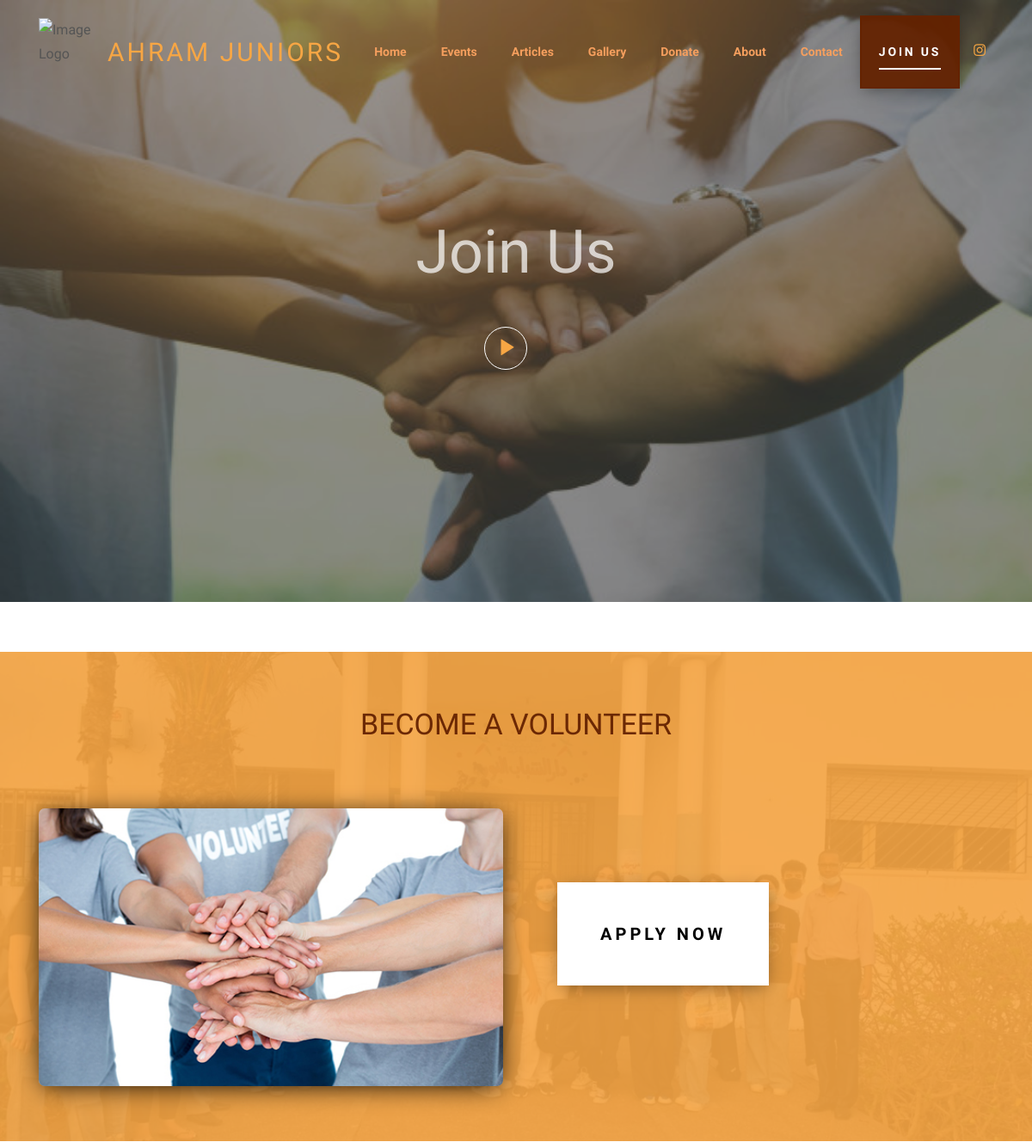
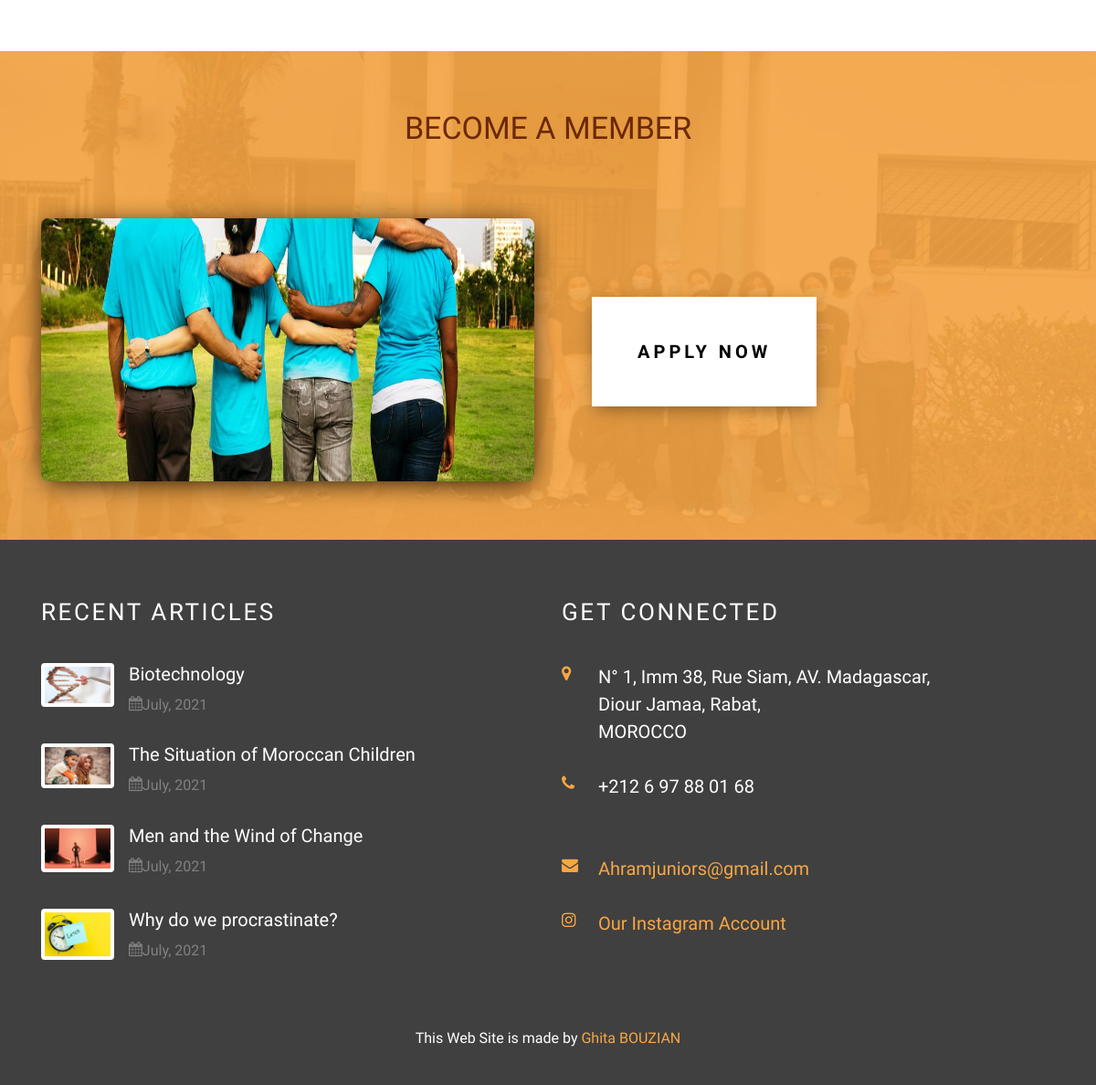
The app's page /join/ with its own data (2 pictures, top to bottom).
### article/models.py (models this page shows, shortened)
class Article(models.Model):
    titre = models.CharField(max_length=200)
    image = models.ImageField(upload_to='article/image/', null=True, blank=True)
    date = models.CharField(max_length=200, blank=True)
    document = models.FileField(upload_to='article/doc', null=True, blank=True)

### join_donate/views.py (the view)
# urls.py: path('join/', views.detailjoin, name='join'),
def detailjoin(request):
    recent = Article.objects.order_by('-id')[:4]
    context = {'recent': recent}
    return render(request, 'join.html', context=context)

### templates/join.html (shortened to what this page needs)
{% load static %}
<!DOCTYPE html>
<html lang="en">
<head>
  <link href="{% static 'css/open-iconic-bootstrap.min.css' %}" rel="stylesheet" >
  <link rel="stylesheet" href="{% static 'css/animate.css' %}">
  <link rel="stylesheet" href="{% static 'css/owl.carousel.min.css' %}">
  <link rel="stylesheet" href="{% static 'css/owl.theme.default.min.css' %}">
  <link rel="stylesheet" href="{% static 'css/magnific-popup.css' %}">
  <link rel="stylesheet" href="{% static 'css/aos.css' %}">
  <link rel="stylesheet" href="{% static 'css/ionicons.min.css' %}">
  <link rel="stylesheet" href="{% static 'css/bootstrap-datepicker.css' %}">
  <link rel="stylesheet" href="{% static 'css/jquery.timepicker.css' %}">
  <link rel="stylesheet" href="{% static 'css/flaticon.css' %}">
  <link rel="stylesheet" href="{% static 'css/icomoon.css' %}">
  <link rel="stylesheet" href="{% static 'css/fancybox.min.css' %}">
  <link rel="stylesheet" href="{% static 'css/bootstrap.css' %}">
  <link rel="stylesheet" href="{% static 'css/style.css' %}">
  <link rel="stylesheet" href="{% static 'css/Rotation.css' %}">
  </head>
  <body>
  <nav class="navbar navbar-expand-lg navbar-dark ftco_navbar bg-dark ftco-navbar-light" id="ftco-navbar">
    <div class="container">
      <img src="{% static 'images/AhramJuniorsLOGOG.png' %}" alt="Image Logo" width="80" height="80" style="padding: -2.5em">
      <a class="navbar-brand" style="color:#f7a644" href="{% url 'home' %}">Ahram Juniors</a>
      <div class="collapse navbar-collapse" id="ftco-nav">
        <ul class="navbar-nav ml-auto">
          <li class="nav-item"><a href="{% url 'home' %}" class="nav-link">Home</a></li>
          <li class="nav-item"><a href="{% url 'event' %}" class="nav-link">Events</a></li>
          <li class="nav-item"><a href="{% url 'article' %}" class="nav-link">Articles</a></li>
          <li class="nav-item"><a href="{% url 'gallery' %}" class="nav-link">Gallery</a></li>
          <li class="nav-item"><a href="{% url 'donate' %}" class="nav-link">Donate</a></li>
          <li class="nav-item"><a href="about.html" class="nav-link">About</a></li>
          <li class="nav-item"><a href="mailto:ahramjuniors@gmail.com" class="nav-link">Contact</a></li>
          <li class="nav-item  active"><a href="{% url 'join' %}" class="btn btn-primary nav-link" style="color:#FFFFFF">Join US</a></li>
        </ul>
      </div>
      <div><a href="https://www.instagram.com/ahramjuniors/" class="nav-link"><span class="icon-instagram"></span></a></div>
    </div>
  </nav>
  <div class="block-31" style="position: relative;">
    <div class="owl-carousel loop-block-31 ">
      <div class="block-30 block-30-sm item" style="background-image: url({% static 'images/JoinCouverture.jpg' %});" data-stellar-background-ratio="0.5">
        <div class="container">
          <div class="row align-items-center justify-content-center text-center">
            <div class="col-md-7">
              <h2 class="heading mb-5" style="color:rgba(255,255,255,0.71)">Join Us</h2>
              <p style="display: inline-block;"><a href="{% static 'images/video/videoCouverture.mp4' %}"  data-fancybox class="ftco-play-video d-flex"><span class="play-icon-wrap align-self-center mr-4"><span class="ion-ios-play"></span></span> </a></p>
            </div>
          </div>
        </div>
      </div>
    </div>
  </div>
  <br><br>
  <div class="featured-section overlay-color-2" style="background-image: url({% static 'images/AhramJuniorsTeam.jpeg' %})">
    <div class="container">
      <div class="row">
        <div class="col-md-12 form-volunteer text-center">
          <h2>BECOME A VOLUNTEER</h2>
          <br><br>
        </div>
        <div class="col-md-6 mb-5 mb-md-0">
          <img src="{% static 'images/Volunteer.jpg' %}" alt="Image placeholder" class="img-fluid" style="width: 100%; height: 100%">
        </div>
        <div class="col-md-6 pl-md-5">
          <div>
            <br><br><br>
            <div><a href=" https://forms.gle/eZQrz6X7JUDgud6C9" class="btn btn-white px-5 py-2" style="height: 6em; margin-left: 4em; font-weight: bold; font-size: 20px; display: table-cell; vertical-align: middle">Apply Now</a></div>
          </div>
        </div>
      </div>
    </div>
  </div>
  <br><br>
  <div class="featured-section overlay-color-2" style="background-image: url({% static 'images/AhramJuniorsTeam.jpeg' %})">
    <div class="container">
      <div class="row">
        <div class="col-md-12 form-volunteer text-center">
          <h2>BECOME A MEMBER</h2>
          <br><br>
        </div>
        <div class="col-md-6 mb-5 mb-md-0">
          <img src="{% static 'images/Member.jpg' %}" alt="Image placeholder" class="img-fluid" style="width: 100%; height: 18em">
        </div>
        <div class="col-md-6 pl-md-5">
          <div>
            <br><br><br>
            <div><a href="https://forms.gle/nRmbmEc48WNhC5QQ6" class="btn btn-white px-5 py-2" style="height: 6em; margin-left: 4em; font-weight: bold; font-size: 20px; display: table-cell; vertical-align: middle">Apply Now</a></div>
          </div>
        </div>
      </div>
    </div>
  </div>
  <footer class="footer">
  <div class="container">
    <div class="row mb-5">
      <div class="col-md-6 col-lg-6">
        <h3 class="heading-section" style="font-size: 26px">Recent Articles</h3>
        {% for article in recent %}
                <div class="block-21 d-flex mb-4">
                    <figure class="mr-3">
                        <img src="{{ article.image.url }}" alt="" class="img-fluid">
                    </figure>
                    <div class="text">
                        <h3 class="heading" style="font-size: 20px"><a href="{{ article.document.url }}">{{ article.titre }}</a></h3>
                        <div class="meta">
                            <div><a href="{{ article.document.url }}" style="font-size: 16px"><span class="icon-calendar"></span>{{ article.date }}</a></div>
                        </div>
                    </div>
                </div>
            {% endfor %}
      </div>
      <div class="col-md-6 col-lg-6">
        <div class="block-23">
          <h3 class="heading-section" style="font-size: 26px">Get Connected</h3>
          <ul>
            <li><a href="https://www.google.com/maps/place/Cr%C3%A9che+Et+Garderie+Danya/@34.0150644,-6.8511509,19.09z/data=!4m9!1m2!2m1!1scr%C3%A8che+rue+siam+avenue+madagascar+diour+jamaa!3m5!1s0xda76c6681fca837:0xf45e0f6065e6d097!8m2!3d34.0150769!4d-6.851202!15sCi5jcsOoY2hlIHJ1ZSBzaWFtIGF2ZW51ZSBtYWRhZ2FzY2FyIGRpb3VyIGphbWFhkgEGc2Nob29s"><span class="icon icon-map-marker"></span> <span class="text" style="font-size: 20px; color: #FFFFFF">N° 1, Imm 38, Rue Siam, AV. Madagascar, <br> Diour Jamaa, Rabat,<br> MOROCCO</span> </a></li>
            <li><a><span class="icon icon-phone"></span><span class="text" style="font-size: 20px">+212 6 97 88 01 68<br><br></span></a></li>
            <li><a href="mailto:ahramjuniors@gmail.com" style="font-size: 16px"><span class="icon icon-envelope"></span><span class="text" style="font-size: 20px">Ahramjuniors@gmail.com</span></a></li>
            <li><a href="https://www.instagram.com/ahramjuniors/" style="font-size: 16px"><span class="icon icon-instagram"></span><span class="text" style="font-size: 20px">Our Instagram Account</span></a></li>
          </ul>
        </div>
      </div>
    </div>
    <div class="row pt-5">
      <div class="col-md-12 text-center">
        <p style="margin-top: -4em">
          This Web Site is made by <a href="about.html#Ghita" target="_blank" > Ghita BOUZIAN</a>
        </p>
      </div>
    </div>
  </div>
</footer>
</body>
</html>

### static/css/icomoon.css (style rules this page uses)
[class^="icon-"], [class*=" icon-"] { font-family: 'icomoon' !important; speak: none; font-style: normal; font-weight: normal; font-variant: normal; text-transform: none; line-height: 1; -webkit-font-smoothing: antialiased; -moz-osx-font-smoothing: grayscale; }
.icon-map-marker:before { content: "\f041"; }
.icon-calendar:before { content: "\f073"; }
.icon-phone:before { content: "\f095"; }
.icon-envelope:before { content: "\f0e0"; }
.icon-instagram:before { content: "\f16d"; }

### records on screen
Article: image (picture), titre "Biotechnology", date "July, 2021"
Article: image (picture), titre "The Situation of Moroccan Children", date "July, 2021"
Article: image (picture), titre "Men and the Wind of Change", date "July, 2021"
Article: image (picture), titre "Why do we procrastinate?", date "July, 2021"
